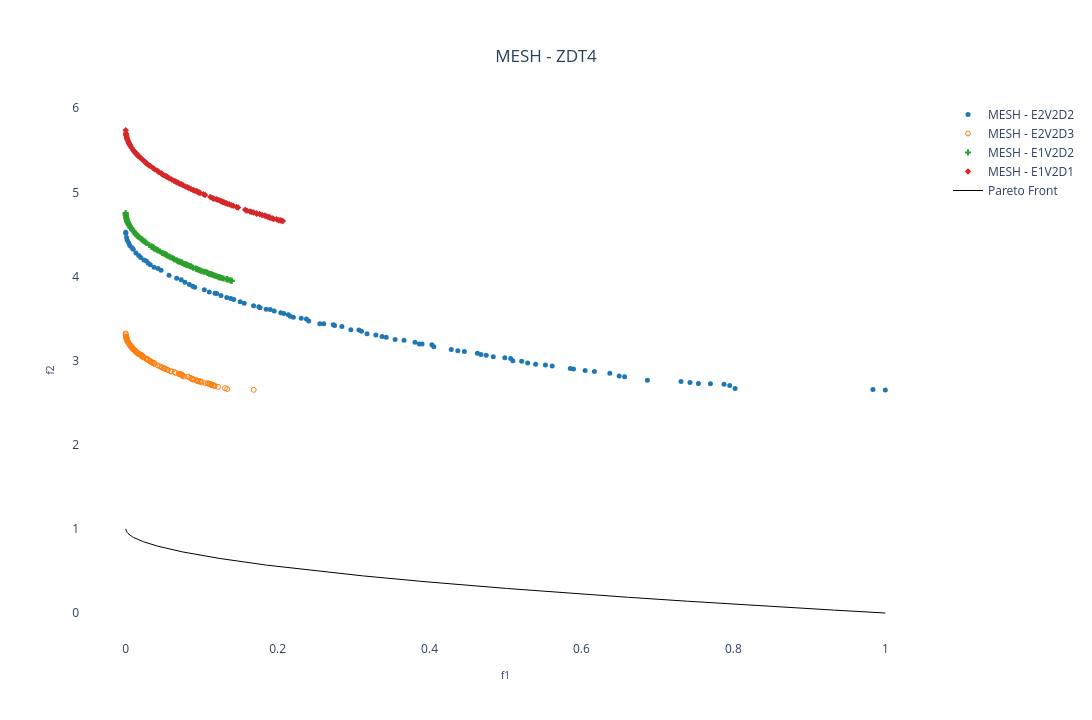

The notebook cell this image was saved under:
### Markdown cell above
## Benchmark 2D:

### Code cell
pareto_front = []
num_final_solutions = 300
position_dim = 10 # Number of variables
n_pareto_points = 1000 # Number of Pareto points to be generated

experiment_name = "zdt1"

# Choosing the files
choose_global_best_attribution_type = [0] # [0, 1, 2, 3]
choose_dm_pool_type = [0] # [0, 1, 2]
choose_de_mutation_type = [0] # [0, 1, 2, 3, 4]

# Name of chosen files
file_names = [
        f"E{i+1}V{j+1}D{k+1}_{experiment_name}.pkl"
        for i in choose_global_best_attribution_type
        for j in choose_dm_pool_type
        for k in choose_de_mutation_type
    ]
num_dataset = len(file_names) # Number of dataset

##### Color setup #####
solid_colors = [mcolors.to_hex(cm.tab10(i)) for i in range(num_dataset + 1)] # List with solid colors
colorscales = pc.named_colorscales() # List of color scales
num_scales = len(colorscales)
#######################

##### Marker setup #####
marker_symbols = ['circle', 'circle-open', 'cross', 'diamond', 'diamond-open', 'square', 'square-open', 'x']
num_symbols = len(marker_symbols)
#######################

for i in range(num_dataset):
  with open("../result/" + file_names[i], "rb") as f:
    r = pickle.load(f)
    pareto_front.append(
      go.Scatter(x=r['combined'][1][:,0],
                   y=r['combined'][1][:,1],
                   mode='markers', marker=dict(size=5, symbol=marker_symbols[i % num_symbols], color=solid_colors[i]), #r['combined'][1][:,1], colorscale=colorscales[(i+1) % num_scales]),
                   name='MESH - ' + file_names[i][:6],
                   showlegend=True)
    )

# Creating a subplot
fig = go.Figure()

for i in range(num_dataset):
    fig.add_trace(pareto_front[i])

axis_range = None # [-0.05, 1.05]
# Setting layout
fig.update_layout(
    showlegend=True,
    xaxis=dict(title=dict(text='f1', font=dict(size=10)), range=axis_range),
    yaxis=dict(title=dict(text='f2', font=dict(size=10)), range=axis_range),
    title=dict(
        text='MESH - ' + experiment_name.upper(),
        x=0.5,  # Centering the title
        xanchor='center',
        yanchor='top'
    ),
    #margin=dict(l=0, r=0, b=0, t=0), # Rearrange the margin
    width=1520,   # Figure width (pixels)
    height=720,  # Figure height (pixels)
    paper_bgcolor="white",
    plot_bgcolor='white'
)

# Plotting the Pareto front
real_pareto_front = get_pareto(experiment_name, n_pareto_points, position_dim, 2)
fig.add_trace(
	go.Scatter(x=real_pareto_front[:,0],
		y=real_pareto_front[:,1],
		mode='lines', line=dict(width=1, color='black'),
		name='Pareto Front',
		showlegend=True
		)
	)

# Showing the figure
fig.show()
